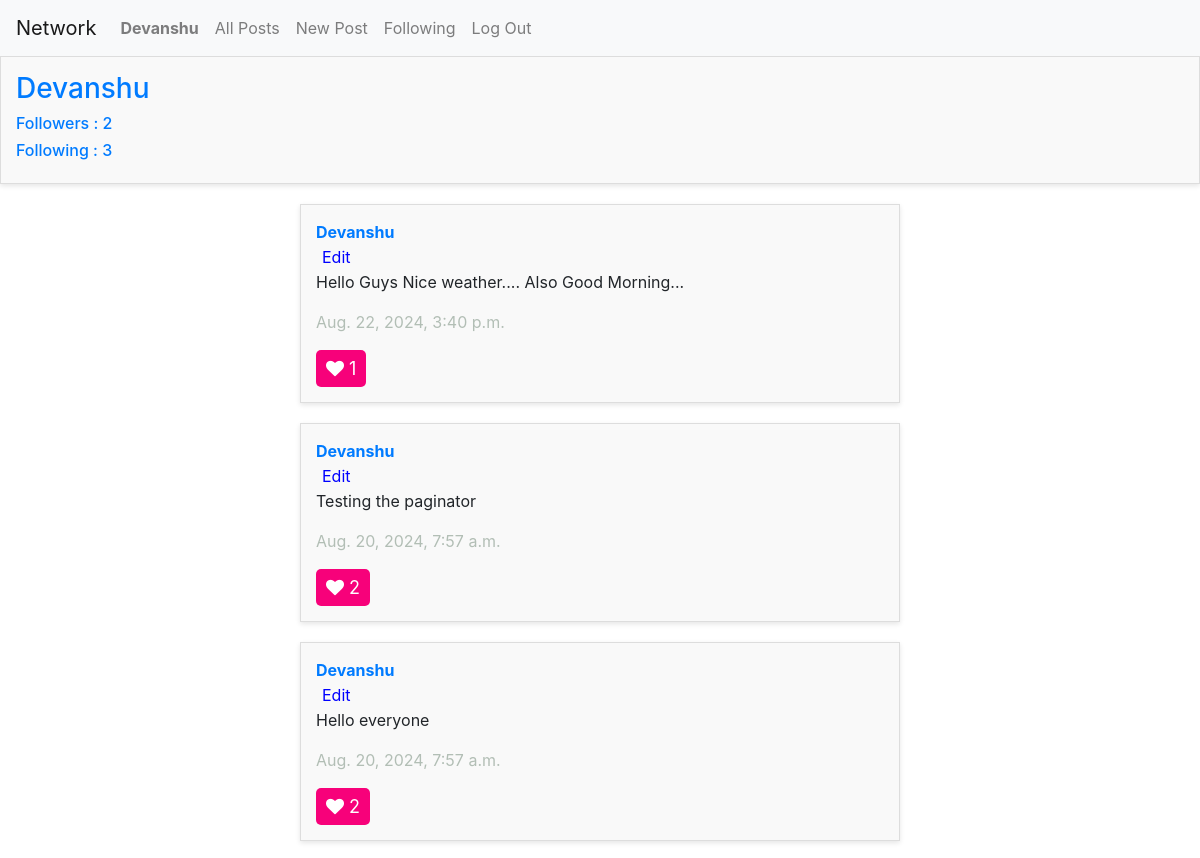
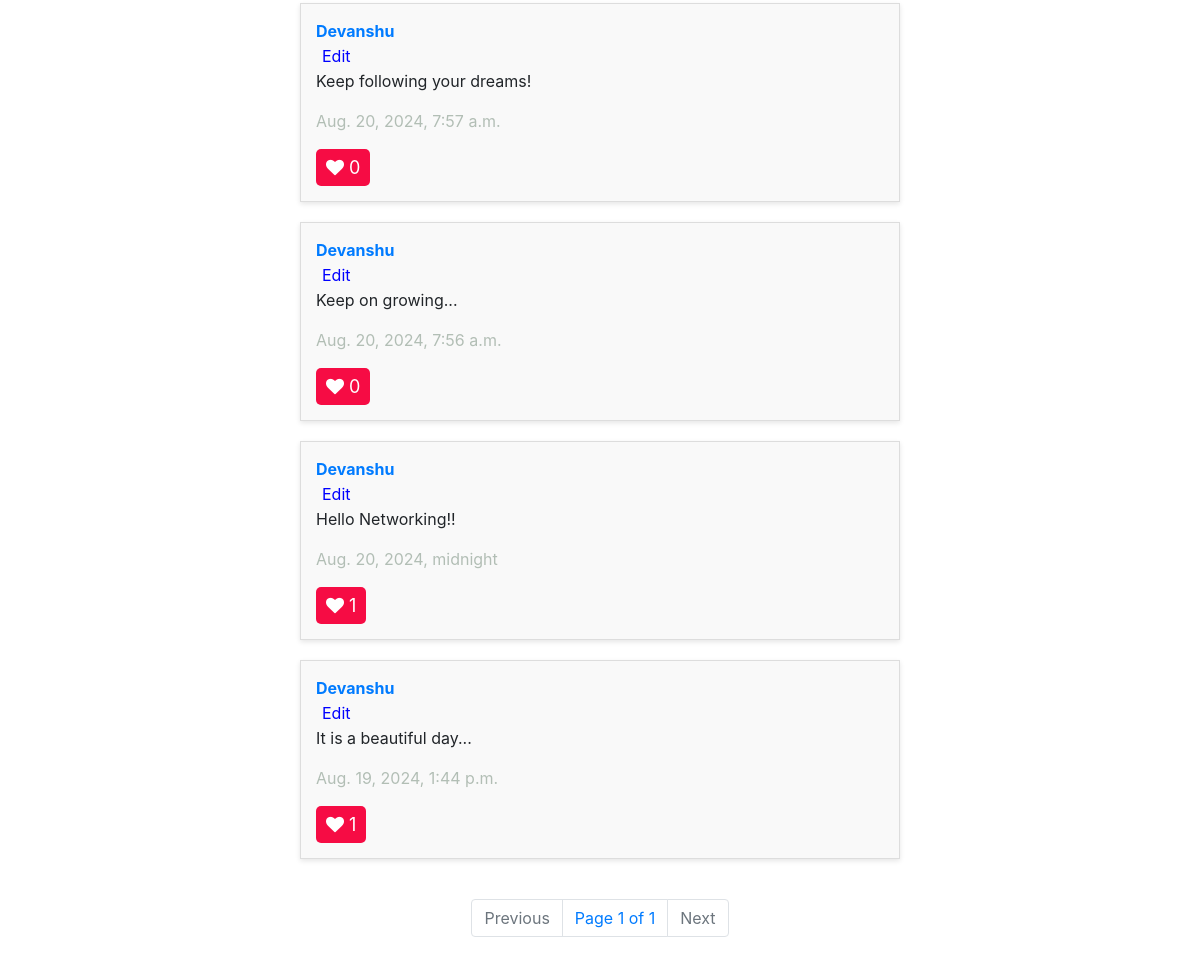
Before: /profile/1/?page=2 (signed in) with the older database file (2 pictures, top to bottom).
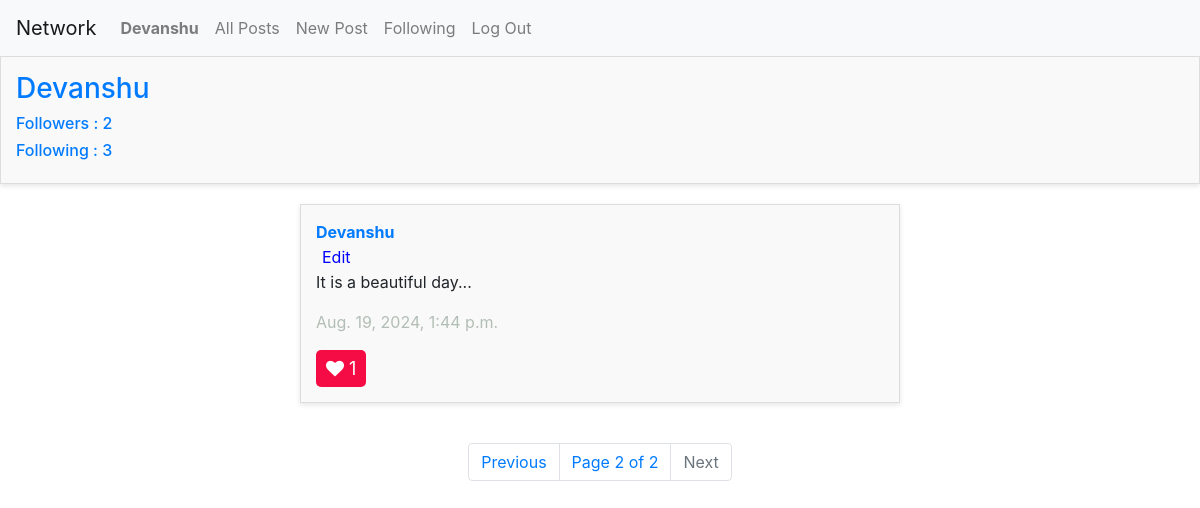
After: the same page with the newer database file.
### network/models.py (models this page shows, shortened)
class Post(models.Model):
    user = models.ForeignKey(User, on_delete=models.CASCADE, related_name="userpost")
    text = models.TextField()
    likes = models.IntegerField(blank=True, null=True, default =0)
    timestamp = models.DateTimeField(auto_now_add=True)

class User(AbstractUser):
    followers = models.IntegerField(blank=True, null=True, default=0)
    following = models.IntegerField(blank=True, null=True, default=0)

### network/views.py (the view)
# urls.py: path("profile/<int:user_id>/", views.profile_page, name="profile_page"),
def profile_page(request, user_id):
    profile_user = User.objects.get(pk=user_id)
    current_user = request.user
    posts = Post.objects.filter(user=profile_user).order_by('-id')
    followers = Following.objects.filter(following = profile_user).count()
    followings = Following.objects.filter(user = profile_user).count()
    is_following = Following.objects.filter(user=current_user, following=profile_user).exists()
    p = Paginator(posts, 10)
    page_number = request.GET.get('page')
    page_obj = p.get_page(page_number)
    try:
        page_obj = p.get_page(page_number)
    except PageNotAnInteger:
        page_obj = p.page(1)
    except EmptyPage:
        page_obj = p.page(p.num_pages)
    if isinstance(request.user, AnonymousUser):
        liked_post_ids = set()
    else:
        liked_posts = Like.objects.filter(user=request.user, like=True).values_list('post_id', flat=True)
        liked_post_ids = set(liked_posts)
    return render(request, 'network/profile.html', {
        "profile":profile_user,
        "posts":page_obj,
        "page_obj":page_obj,
        "is_following":is_following,
        "followers" : followers,
        "followings": followings,
        "liked_post_ids":liked_post_ids
    })

### network/templates/network/profile.html (shortened to what this page needs)
{% extends 'network/layout.html' %}
{% load static %}
{% block body %}
    <div id="post">
        <div id="user">
            <h3>{{ profile }}</h3>
            <h6>Followers : {{ followers }}</h6>
            <h6>Following : {{ followings }}</h6>
        </div>
    </div>
    <div id="posts">
        {% for post in page_obj %}
            <div id="post">
                <a href="{% url 'profile_page' user_id=post.user.id %}" id="user"><strong>{{ post.user }}</strong></a>
                <br>
                <div class="editButton-{{ post.id }}" id="edit-text">
                    {% if post.user == request.user %}
                    <button id="edit" data-post-id="{{ post.id }}" class="edit-button">
                        Edit
                    </button>
                    {% endif %}
                    <p id = "postBody-{{ post.id }}">{{ post.text }}</p>
                </div>
                <p id="timestamp">{{ post.timestamp }}</p>
                <button id="like" data-post-id="{{ post.id }}" class="like-button {% if post.id in liked_post_ids %}liked{% endif %}">
                        <i class="fa fa-heart" style="font-size:18px" ></i>
                     <span class="count" id="like-count-{{ post.id }}">{{ post.likes }}</span>
                     </button>
            </div>
        {% endfor %}
    </div>
    <nav class="Page-navigation">
        <ul class="pagination">
            {% if page_obj.has_previous %}
                <li class="page-item">
                    <a class="page-link" href="?page={{ page_obj.previous_page_number }}" tabindex="-1">Previous</a>
                </li>
            {% else %}
                <li class="page-item disabled">
                    <a class="page-link" tabindex="-1" aria-disabled="true">Previous</a>
                </li>
            {% endif %}
            <li class="page-link">Page {{ page_obj.number }} of {{ page_obj.paginator.num_pages }}</li>
            {% if page_obj.has_next %}
                <li class="page-item">
                    <a class="page-link" href="?page={{ page_obj.next_page_number }}">Next</a>
                </li>
            {% else %}
                <li class="page-item disabled">
                    <a class="page-link" aria-disabled="true">Next</a>
                </li>
            {% endif %}
        </ul>
    </nav>
{% endblock %}

Changed rows visible on the page:
no longer on this page (row edited): Post: user "Devanshu", text "Hello Guys Nice weather.... Also Good Morning...", timestamp "Aug. 22, 2024, 3:40 p.m.", likes "1"
no longer on this page (row unchanged): Post: user "Devanshu", text "Testing the paginator", timestamp "Aug. 20, 2024, 7:57 a.m.", likes "2"
no longer on this page (row unchanged): Post: user "Devanshu", text "Hello everyone", timestamp "Aug. 20, 2024, 7:57 a.m.", likes "2"
no longer on this page (row edited): Post: user "Devanshu", text "Keep following your dreams!", timestamp "Aug. 20, 2024, 7:57 a.m.", likes "0"
no longer on this page (row edited): Post: user "Devanshu", text "Keep on growing...", timestamp "Aug. 20, 2024, 7:56 a.m.", likes "0"
no longer on this page (row unchanged): Post: user "Devanshu", text "Hello Networking!!", timestamp "Aug. 20, 2024, midnight", likes "1"
Other visible differences:
{{ page_obj.number }}: "1" → "2"
{{ page_obj.paginator.num_pages }}: "1" → "2"
